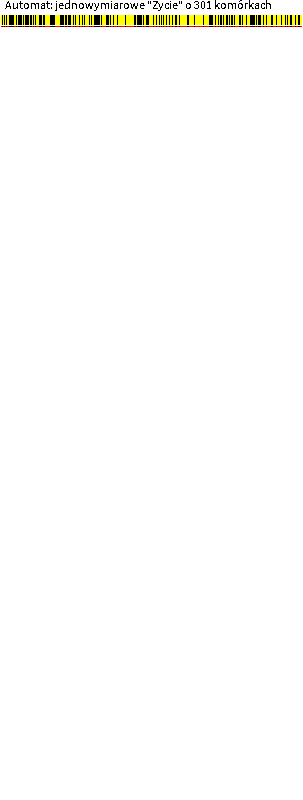
Frame 1 (no input)
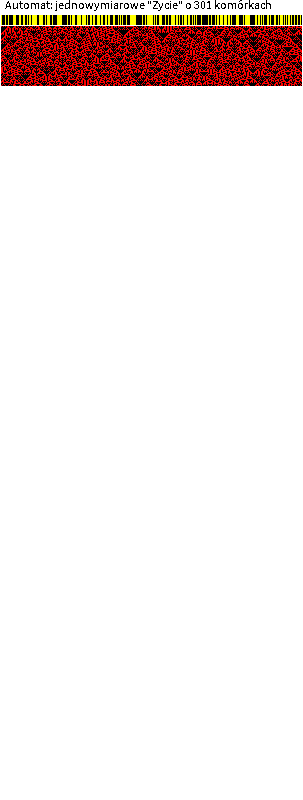
Frame 60 (the mouse pressed at the canvas centre just before this capture)
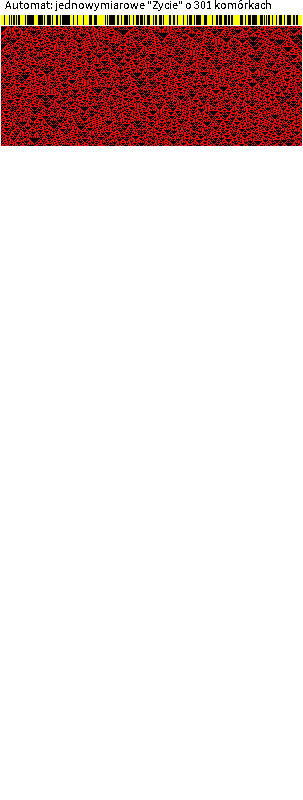
Frame 120 (the mouse held since frame 60 and released just before this capture)

The Processing sketch that drew these frames (run headless with seeded random() and noise(); from frame 60 on, the mouse is pressed at the canvas centre):

// Processing sketch: pseudolife_graf_rand
// ── pseudolife_graf_rand.pde
// Program naśladuje w jednowymiarowym automacie komórkowym Life Conwaya (ale słabo mu to wychodzi).
/// Przetłumaczony za pomoca Gemini
/// @date 2026-10-09 (...)

final int ARRAY_SIZE = 301;  // Rozmiar tablicy - Musi być większe niż 1 i nieparzyste
final int MAX_STEPS = 750;   // Ile kroków można wykonać 
final boolean IS_RANDOM = true;
final float PROBABILITY = 0.45;

int[] world = new int[ARRAY_SIZE + 1];     // Indeksowanie 1..ARRAY_SIZE
int[] newWorld = new int[ARRAY_SIZE + 1];  // Indeksowanie 1..ARRAY_SIZE

void settings(){
    size(ARRAY_SIZE+2,MAX_STEPS+50);
    noSmooth();
}

void setup() {
  background(255);

  resetWorld();
  // Żeby nie komplikować inicjacja w kodzie
  // world[1] = 1;
  world[(ARRAY_SIZE + 1) / 2] = 1;
  
  if (IS_RANDOM) {
    randomizeWorld();
  }
  
  textAlign(LEFT,TOP);fill(0);
  text("Automat: jednowymiarowe \"Życie\" o " + ARRAY_SIZE + " komórkach",5,0);
  println("Automat: jednowymiarowe \"Życie\" o " + ARRAY_SIZE + " komórkach");
}

int step=1;
void draw(){
  if(step <= MAX_STEPS){
    drawCurrentState();
    printStateToCanvas(25 + step);
    stepSimulation();
    copyWorldState();
    step++;
  }
  else if(step==MAX_STEPS+1)
  {
    println();
    println("Dziękuje i polecam się na przyszłość");
    textAlign(LEFT,BOTTOM);fill(0);
    text("Zrobione",5,height-5);
    step++;
  }
}

void resetWorld() {
  // Wyzerowanie "Swiata" aktualnego
  for (int i = 1; i <= ARRAY_SIZE; i++) {
    world[i] = 0;
  }
}

void randomizeWorld() {
  // Wylosowanie "Swiata" aktualnego
  for (int i = 1; i <= ARRAY_SIZE; i++) {
    if (random(1.0) < PROBABILITY) {
      world[i] = 0;
    } else {
      world[i] = 1;
    }
  }
}

void printStateToCanvas(int lineY) {
  // Wypisywanie na okno
  for (int i = 1; i <= ARRAY_SIZE; i++) {
    if (world[i] == 0) {
      stroke(0, 0, 0);
    } else {
      stroke(255, 0, 0);
    }
    point(i, lineY);
  }
}

void drawCurrentState() {
  // Wypisywanie na okno
  for (int i = 1; i <= ARRAY_SIZE; i++) {
    if (world[i] == 0) {
      stroke(0, 0, 1);
    } else {
      stroke(255, 255, 0);
    }
    line(i, 15, i, 24);
  }
}

void copyWorldState() {
  // Przepisywanie z "NowySwiat" na "Swiat" aktualny
  for (int i = 1; i <= ARRAY_SIZE; i++) {
    world[i] = newWorld[i];
  }
}

void stepSimulation() {
  // Własciwy krok modelu
  int i, j, k; //< indeks lewej, środkowej i prawej komorki
  int neighborCount; //< licznik żywych sąsiadów.

  for (j = 1; j <= ARRAY_SIZE; j++) {
    neighborCount = 0;
    i = j - 1;
    k = j + 1;

    if ((i > 0) && (world[i] > 0)) {
      neighborCount++;
    }
    if ((k <= ARRAY_SIZE) && (world[k] > 0)) {
      neighborCount++;
    }

    // Komórka staje sie lub pozostaje żywa tylko gdy ma dokładnie jednego zywego sąsiada.
    if (neighborCount == 1) {
      newWorld[j] = 1;
    } else {
      newWorld[j] = 0;
    }
  }
}
